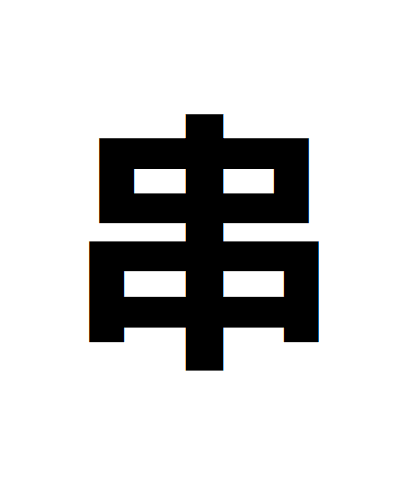
#> input picture images/test3.png, 416 x 497 px
$ python segmentation.py
#> lines starting #> are read from the running program, lines starting #| are printed output that depends on the picture; after the words box and inside, x2 and y2 are one past the last pixel; in counts of white or black regions, pixels touching at a corner belong together
#> further down, image is the input picture: shape (497, 416, 3); mean B, G, R 210.4, 210.4, 210.4
import random
import math

import numpy as np
import cv2
import matplotlib
import matplotlib.pyplot as plt
from skimage.morphology import skeletonize
from skimage import img_as_ubyte


#key: row and column of the neighbouring pixels, value: the amount to be added to the central pixel -> h,wpl.,
delta = {(0,0): (-1,-1), (0,1): (-1,0), (0,2): (-1,1),
            (1,0): (0,-1), (1,1): (0,0), (1,2): (0,1),
            (2, 0): (1, -1), (2,1): (1,0), (2,2): (1,1)}

colors = [(255, 0, 0), (0, 255, 0), (0, 0, 255), (0, 255, 255), (80, 127, 255), (255, 0, 255),
          (255, 255, 0), (96, 164, 244)]

def testli(oth,image,ys):
    for n in range(len(oth)) :
        # print('oth:',oth[n])
        cv2.circle(image, (oth[n][0],oth[n][1]), 1,ys )
    # [4 lines of commented-out code are left out]
    return image

class Stroke(object):
    class_counter= 0

    def __init__(self, points, image):

        self.points = points
        self.image = image
        self.starting_point, self.ending_point = self.find_ending_points()
        self.index = Stroke.class_counter
        Stroke.class_counter += 1

    def draw_strokes3(self, image, points):
        if len(image.shape) >2:
            h, w, d = image.shape
        else :
            h, w= image.shape
        blank_image = np.zeros((h, w), np.uint8)

        for p in points:
            blank_image[p[1], p[0]] = 255

        return blank_image

    def distance(self, pixel_1, pixel_2):
        delta_x = (pixel_1[0] - pixel_2[0]) ** 2
        delta_y = (pixel_1[1] - pixel_2[1]) ** 2
        return (delta_x + delta_y) ** 0.5

    def far_away_end_points(self, ending_points):
        max_dist = -10
        ending_points_ = None
        for p in ending_points:
            for p2 in ending_points:
                d = self.distance(p, p2)
                if d > max_dist:
                    ending_points_ = [p, p2]
                    max_dist = d
        return ending_points_


    def compareN(self, neighbourhood):
        possible = [np.array([[0, 255, 255], [0, 255, 0], [0, 0, 0]]),
                    np.array([[255, 255, 0], [0, 255, 0], [0, 0, 0]]),
                    np.array([[0, 0, 0], [0, 255, 0], [255, 255, 0]]),
                    np.array([[0, 0, 0], [0, 255, 0], [0, 255, 255]]),
                    np.array([[0, 0, 255], [0, 255, 255], [0, 0, 0]]),
                    np.array([[255, 0, 0], [255, 255, 0], [0, 0, 0]]),
                    np.array([[0, 0, 0], [255, 255, 0], [255, 0, 0]]),
                    np.array([[0, 0, 0], [0, 255, 255], [0, 0, 255]])
                    ]
        for p in possible:

            c = neighbourhood == p
            if c.all():
                return True
        return False

    def find_ending_points(self):
        d = self.draw_strokes3(self.image, self.points)
        # cv2.imshow('1',d)
        # cv2.waitKey(0)
        # cv2.destroyAllWindows()
        ending_points = []
        for p in self.points:
            neighbourhood = list()
            neighbourhood[:] = d[p[1] - 1: p[1] + 2, p[0] - 1: p[0] + 2]
            neighbours = np.argwhere(neighbourhood)
            print('neighbours', neighbours, 'len neighbours', len(neighbours))
            if len(neighbours) <= 2:
                ending_points.append(p)
            elif len(neighbours) == 3:
                if  self.compareN(neighbourhood):
                    ending_points.append(p)
        # returns the two ending points that are more far away
        print("points", self.points)
        print("ending_points", ending_points)
        # if no ending points were found we have a close stroke (i.e. a perfectly closed circle)
        if not ending_points:
            return (self.points[0], self.points[1])

        # testli(ending_points,ima,(255,255,0))

        real_ending_points = self.far_away_end_points(ending_points)

        # testli([real_ending_points[0], real_ending_points[-1]], ima, (255, 255, 0))

        return (real_ending_points[0], real_ending_points[-1])


def threshold_image(image, min_p = 200, max_p = 255):
#> called with min_p = 200, max_p = 255
    grayscaled = cv2.cvtColor(image, cv2.COLOR_BGR2GRAY)
    ret, threshold = cv2.threshold(grayscaled, min_p, max_p, cv2.THRESH_BINARY)
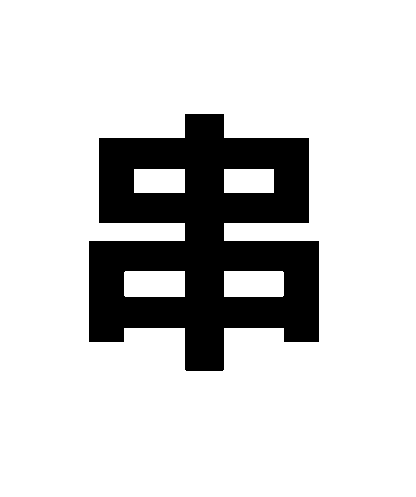
#> threshold: shape (497, 416); 82.3% white; 1 black region, box (x1, y1, x2, y2) and area: (89, 114, 319, 371) 36587
#> ret = 200
    # cv2.imshow('111',threshold)
    # cv2.waitKey(0)
    # cv2.destroyAllWindows()
    return threshold


def getSkeleton (image):
    # Applies a skeletonization algorithm, thus, transforming all the strokes inside the sketch into one pixel width lines
    threshold = threshold_image(image)
    ceshi = []
    threshold = cv2.bitwise_not(threshold)
    # cv2.imshow('111',threshold)
    # cv2.waitKey(0)
    # cv2.destroyAllWindows()
    threshold[threshold == 255] = 1
    # ceshi.append(threshold[threshold == 1])
    skeleton = skeletonize(threshold)
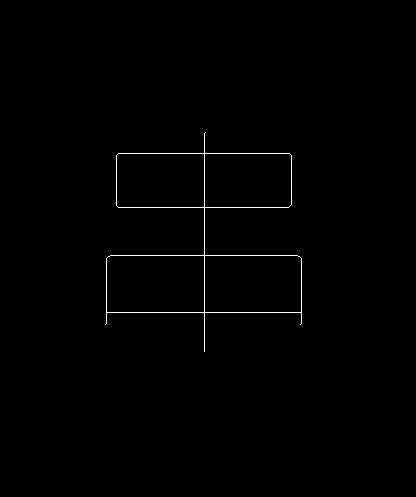
#> skeleton: shape (497, 416) bool; 0.57% white in thin lines or dots, all inside (x1, y1, x2, y2) = (105, 132, 302, 352)
    skeleton = img_as_ubyte(skeleton)
    h , w = skeleton.shape
#> h = 497; w = 416
    for i in range(h):
        for j in range(w):
            if skeleton[i,j]==255:
                ceshi.append([i,j])
    return skeleton,ceshi

def showImage(image, method = 'plt'):
    if method == 'plt':
        try:
            plt.imshow(cv2.cvtColor(image, cv2.COLOR_BGR2RGB))
            plt.show()
        except cv2.error:
            plt.imshow(image)
            plt.show()

    else:
        cv2.imshow('image', image)
        cv2.waitKey(0)
        cv2.destroyAllWindows()

 # 查询8邻域内黑色坐标位置
def scan_8_pixel_neighbourhood(skeleton_image, pixel):
    """
    :param skeleton_image: skeleton image
    :param pixel: a tuple of the type (x, y)
    :return: a matrix indicating the indexes of the neighbouring pixels of the input pixel
    """
    if inside_image(pixel, skeleton_image):
        skeleton_image = skeleton_image.copy()
        neighbourhood = skeleton_image[pixel[1] - 1: pixel[1] + 2, pixel[0] - 1: pixel[0] + 2]
        neighbourhood[1,1] = 0
        neighbours = np.argwhere(neighbourhood)
        return neighbours
    else:
        return []

def find_top_left_most_pixel(skeleton_image, processing_index = 0):
    """
    Expects an skeletonized image (binary image with one-pixel width lines)
    """
    for y in range(processing_index, skeleton_image.shape[0], 1):
        for x in range(0, skeleton_image.shape[1]):

            if skeleton_image[y, x] == 255 :
                return (x,y)
    return None

def inside_image(pixel, image):
    """Checks whether a pixel is inside the image space"""
    h, w = image.shape
    if (pixel[1] - 1 >= 0) and (pixel[1] + 1 <= h - 1) and (pixel[0] - 1 >= 0) and (pixel[0] + 1 <= w - 1):
        return True
    else:
        return False


# [77 lines left out: functions extend_line, determine_side, inner_angle, local_solver, not called in this run]


def draw_strokes(image, strokes, colors=[(0,255,0)]):
    if len(image.shape)>2:
        h, w, d = image.shape
    else:
        h,w = image.shape
        d=3
    blank_image = np.zeros((h, w, d), np.uint8)
    color_index = 0
    for stroke in strokes:
        for p in stroke.points:
            # print('P:',p)
            cv2.circle(blank_image, p, 1, colors[color_index%len(colors)], -1)
        # [4 lines of commented-out code are left out]
        color_index += 1

    return blank_image


# [23 lines left out: functions distance, stroke_distance, not called in this run]


def generate_strokes_until_ambiguity(skeleton_image, pixel, minimum_length = 10):
    """Generates an stroke until ambiguity, unless the current length is less than a predefined length threshold"""
    former_skeleton = skeleton_image.copy()
    ambiguity_pixel = None
    stroke_history = []
    stroke_history.append(pixel)
    all_possibilities = []
    skeleton_image[pixel[1], pixel[0]] = 0
    ambiguity_solved = True
    oth_p = []
    n1 = 0
    n2 = 0
    n3 = 0

    while (len(scan_8_pixel_neighbourhood(skeleton_image, pixel)) > 0) or not ambiguity_solved:
        if pixel[0]==211 and pixel[1]==207:
            print(11111111111)
            # testli(stroke_history,image,(0,255,0))

        #print(ambiguity_solved)
        if ambiguity_pixel:
            neighbours_ap = scan_8_pixel_neighbourhood(skeleton_image, ambiguity_pixel)
            #print("ambiguity pixel", ambiguity_pixel, "has", len(neighbours_ap), "neighbours")
            #print(neighbours_ap)
            if len(neighbours_ap) == 0:
                #print("hiiii", ambiguity_pixel)
                ambiguity_solved = True

        if len(scan_8_pixel_neighbourhood(skeleton_image, pixel)) == 0 and ambiguity_solved==False:
            # added

            skeleton_image[pixel[1], pixel[0]] = 0
            pixel = ambiguity_pixel
            all_possibilities.append(stroke_history)
            # testli(stroke_history, image, (0, 255, 0))
            stroke_history = []
            print('----------------------------------------------')

        # comparing with the new pixel
        neighbours = scan_8_pixel_neighbourhood(skeleton_image, pixel)
        print(len(neighbours))

            # added check
        #if len(neighbours) == 0:


        if len(neighbours) == 1:
            n1 +=1
            delta_y, delta_x = delta[tuple(neighbours[0])]
            pixel = (pixel[0] + delta_x, pixel[1] + delta_y)
            stroke_history.append(pixel)
            print("Stroke History == 1", stroke_history)
            skeleton_image[pixel[1], pixel[0]] = 0
        elif len(stroke_history) < minimum_length and len(neighbours) > 0:

            if len(stroke_history) < 2:
                print("neighbours XD XD", neighbours)
                print("neighbours XD", tuple(neighbours[0]))
                delta_y, delta_x = delta[tuple(neighbours[0])]
                pixel = (pixel[0] + delta_x, pixel[1] + delta_y)
                stroke_history.append(pixel)
                print("Stroke History > 0  and  <2", stroke_history)
                skeleton_image[pixel[1], pixel[0]] = 0
                oth_p.append(pixel)
                print('oth_p',oth_p)
            else:
                P1 = stroke_history[-2]
                P2 = stroke_history[-1]

                pixel = local_solver(P1, P2, tuple(neighbours))
                stroke_history.append(pixel)
                print("Stroke History  > 0  and  >>>>>>2", stroke_history)
                skeleton_image[pixel[1], pixel[0]] = 0
        else:
            n3 +=1
            #it is large enough so it can be compared later, hence we add it

            all_possibilities.append(stroke_history)
            # testli(stroke_history, image, (255, 111, 0))
            print("all_possibilities  --------------------不知道", stroke_history)
            stroke_history = []
            # we must go back to the original ambiguity
            if ambiguity_pixel:
                pixel = ambiguity_pixel
            else:
                ambiguity_pixel = pixel
                ambiguity_solved = False
                #print("ambiguity pixel", ambiguity_pixel, ambiguity_solved)
    # testli(stroke_history, image, (255, 255, 0))
    if len(stroke_history)>=7:
        all_possibilities.append(stroke_history)

    all_strokes = [Stroke(points, former_skeleton) for points in all_possibilities if len(points) > 4]
    # [6 lines of commented-out code are left out]
    print('n1:{} n2:{} n3:{}'.format(n1,n2,n3))
    return all_strokes, former_skeleton , oth_p


# [16 lines of commented-out code are left out]


def generate_strokes2(skeleton_image):
    all_strokes = []
    wh_ci = 0
    while True:

        # 获得第一个坐标
        pixel = find_top_left_most_pixel(skeleton_image, processing_index=0)
        if  pixel == None:
            break

        strokes, former_skeleton,oth_p = generate_strokes_until_ambiguity(skeleton_image, pixel, minimum_length=10)
        # if len(strokes) == 0:
        #     break

        for s in strokes:
            all_strokes.append(s)
            wh_ci += 1
    print('wh_ci',wh_ci)
    return  all_strokes, former_skeleton,oth_p


# [84 lines left out: functions points_principal_component, best_stroke, fill_stroke_gap, alternative_single_merge, multiple_merge, generate_final_strokes, not called in this run]

def neighbours_x_y(x,y):
    "Return 8-neighbours of image point P1(x,y), in a clockwise order"
    # if  x=10.y=10   3点钟方向 逆时针 点位

    x_1, y_1, x1, y1 = x-1, y-1, x+1, y+1
     # p0        p1            p2               p3          p4              p5          p6             p7
    return [[x,y1] ,[x_1,y1], [x_1,y],  [x_1,y_1], [x,y_1] , [x1,y_1],  [x1,y], [x1,y1]]


def neighbours(x,y,image):
    "Return 8-neighbours of image point P1(x,y), in a clockwise order"
    # if  x=10.y=10   3点钟方向 逆时针 点位
    img = image
    x_1, y_1, x1, y1 = x-1, y-1, x+1, y+1
                 # p0        p1            p2               p3          p4              p5          p6             p7
    return [img[x][y1] ,img[x_1][y1], img[x_1][y],  img[x_1][y_1], img[x][y_1] , img[x1][y_1],  img[x1][y], img[x1][y1]]

all_p = []
all_p1 = []
image = cv2.imread('images/test3.png')
# image = 255-image
showImage(image)

skeleton_image ,ceshi = getSkeleton(image)
#> ceshi = 1187 pairs, first value 132 to 351, second value 105 to 301
showImage(skeleton_image)
tmp = []
for i in ceshi:
    a = neighbours(i[0],i[1],skeleton_image)
    k = np.argwhere(a)
    if len(k)>=3:
        for j in k:
            tmp.append(neighbours_x_y(i[1],i[0])[int(j)])
#> this loop made 1187 passes
#> (i, a, k) on passes 1 to 3: ([132, 205], [0, 0, 0, 0, 0, 255, 0, 0], [5]), ([133, 204], [0, 255, 0, 0, 0, 0, 255, 0], [1, 6]), ([134, 204], [0, 0, 255, 0, 0, 0, 255, 0], [2, 6])
#> after the loop, tmp = 106 pairs, first value 105 to 302, second value 151 to 314
            # skeleton_image[neighbours_x_y(i[1], i[0])[int(j)]]==0
testli(tmp, skeleton_image, (0, 0, 0))
#> the loop in testli, `for n in range(len(oth)) : # print('oth:',oth[n])` made 106 passes
showImage(skeleton_image)
all_strokes, _  , oth_p = generate_strokes2(skeleton_image)
#> the loop in generate_strokes2, `while True:` made 17 passes
#> (printed output is left out)
#> after the loop in generate_strokes2, `while True:`: skeleton_image: shape (497, 416); every value is 0
print(len(all_strokes))
print(oth_p)
print(all_strokes[0])
before = draw_strokes(image, all_strokes, colors)
#> the loop in draw_strokes, `for stroke in strokes:` made 15 passes
print(len(tmp))
before = testli(tmp,before,(111,111,111))
#> the loop in testli (call 2), `for n in range(len(oth)) : # print('oth:',oth[n])` made 106 passes
# displaying contours before merge
showImage(before)
#> call 4 of showImage, with method = 'plt'
#> in showImage (call 4), `plt.show()`:
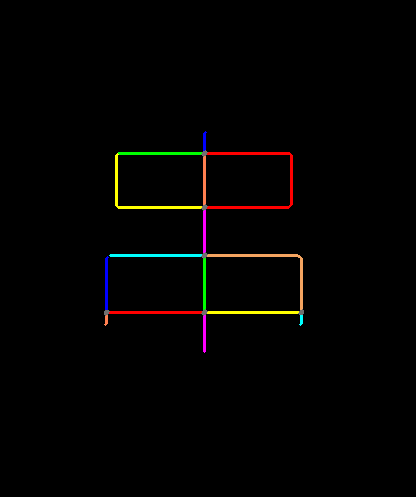
#> shown: shape (497, 416, 3); mean R, G, B 3.1, 2.3, 1.3


# [5 lines of commented-out code are left out]

$ run again, with images/test2.png copied over images/test3.png
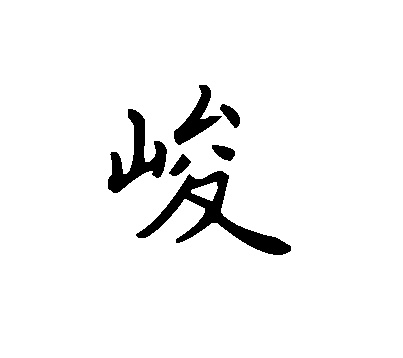
#> input picture images/test2.png, 403 x 358 px
#> image is the input picture: shape (358, 403, 3); min 0, max 255, mean 243.2
#> ret = 200
#> in getSkeleton, `threshold[threshold == 255] = 1`:
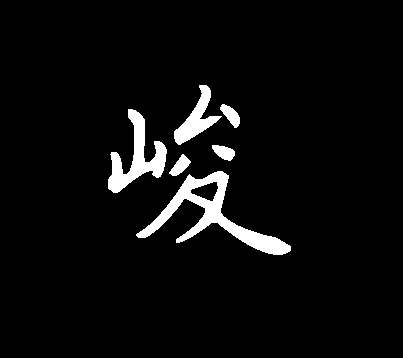
#> threshold: shape (358, 403); values 0 (black) and 1 (white), 4.6% white; 6 white regions, box (x1, y1, x2, y2) and area: (136, 171, 291, 255) 3097, (108, 109, 167, 193) 1848, (174, 85, 222, 145) 1024, (220, 104, 240, 128) 252, (169, 154, 191, 176) 240, (212, 145, 235, 161) 239
#> `skeleton_image ,ceshi = getSkeleton(image)`: ceshi = 567 pairs, first value 86 to 248, second value 113 to 287
#> the loop `for i in ceshi:` made 567 passes
#> (i, a, k) on passes 1 to 3: ([86, 201], [0, 0, 0, 0, 0, 0, 0, 255], [7]), ([87, 202], [0, 0, 0, 255, 0, 0, 0, 255], [3, 7]), ([88, 203], [0, 0, 0, 255, 0, 0, 0, 255], [3, 7])
#> after the loop `for i in ceshi:`: tmp = 85 pairs, first value 117 to 223, second value 123 to 216
#> the loop in testli, `for n in range(len(oth)) : # print('oth:',oth[n])` made 85 passes
#> the loop in generate_strokes2, `while True:` made 37 passes
#> (printed output is left out)
#> the loop in draw_strokes, `for stroke in strokes:` made 17 passes
#> the loop in testli (call 2), `for n in range(len(oth)) : # print('oth:',oth[n])` made 85 passes
#> in showImage (call 4), `plt.show()`:
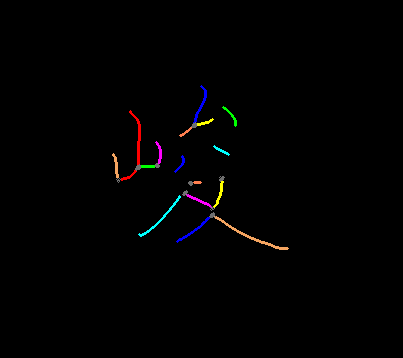
#> shown: shape (358, 403, 3); mean R, G, B 1.6, 1.3, 1.4
